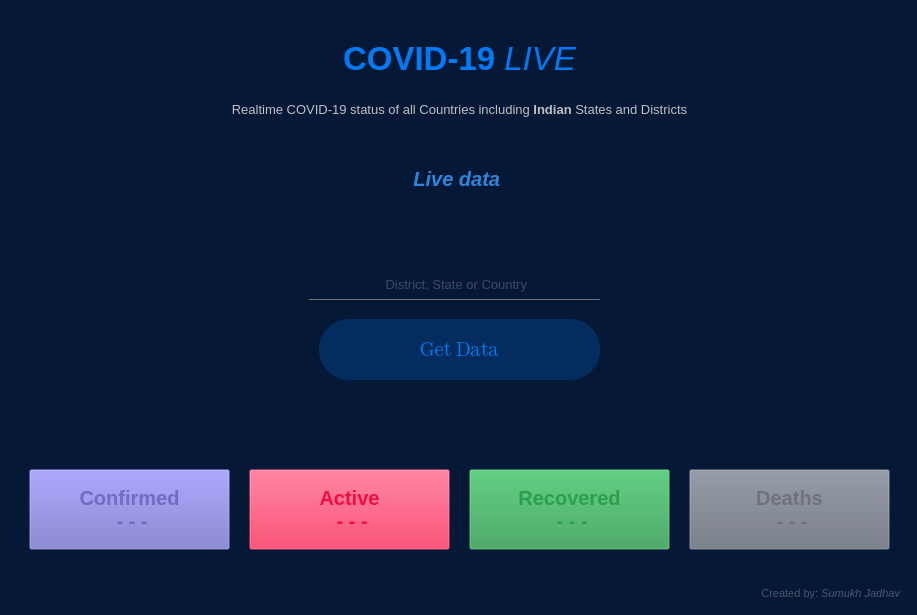
<?xml version="1.0" encoding="UTF-8"?>
<ui version="4.0">
 <class>COVID19_Updater</class>
 <widget class="QMainWindow" name="COVID19_Updater">
  <property name="geometry">
   <rect>
    <x>0</x>
    <y>0</y>
    <width>917</width>
    <height>615</height>
   </rect>
  </property>
  <property name="minimumSize">
   <size>
    <width>917</width>
    <height>615</height>
   </size>
  </property>
  <property name="maximumSize">
   <size>
    <width>917</width>
    <height>615</height>
   </size>
  </property>
  <property name="font">
   <font>
    <italic>false</italic>
   </font>
  </property>
  <property name="windowTitle">
   <string>Live COVID-19 Updater</string>
  </property>
  <property name="styleSheet">
   <string notr="true">background-color: rgb(5, 25, 55);</string>
  </property>
  <widget class="QWidget" name="centralwidget">
   <layout class="QGridLayout" name="gridLayout">
    <item row="0" column="0">
     <widget class="QFrame" name="frame">
      <property name="maximumSize">
       <size>
        <width>16777215</width>
        <height>16777215</height>
       </size>
      </property>
      <property name="styleSheet">
       <string notr="true">QFrame{
	
	
	background-color: rgb(5, 25, 55);

	border-radius: 10px
}</string>
      </property>
      <property name="frameShape">
       <enum>QFrame::StyledPanel</enum>
      </property>
      <property name="frameShadow">
       <enum>QFrame::Raised</enum>
      </property>
      <widget class="QLabel" name="Title">
       <property name="geometry">
        <rect>
         <x>-10</x>
         <y>20</y>
         <width>921</width>
         <height>61</height>
        </rect>
       </property>
       <property name="font">
        <font>
         <family>Segoe UI</family>
         <pointsize>25</pointsize>
        </font>
       </property>
       <property name="styleSheet">
        <string notr="true">color: rgb(3, 122, 245);
lable.adjustSize();</string>
       </property>
       <property name="text">
        <string>&lt;strong&gt;COVID-19&lt;/strong&gt; &lt;i&gt;LIVE&lt;/i&gt;</string>
       </property>
       <property name="alignment">
        <set>Qt::AlignCenter</set>
       </property>
      </widget>
      <widget class="QLabel" name="Description">
       <property name="geometry">
        <rect>
         <x>-10</x>
         <y>70</y>
         <width>921</width>
         <height>61</height>
        </rect>
       </property>
       <property name="font">
        <font>
         <family>Segoe UI</family>
         <pointsize>10</pointsize>
        </font>
       </property>
       <property name="styleSheet">
        <string notr="true">color: rgb(190, 191, 196);</string>
       </property>
       <property name="text">
        <string>&lt;html&gt;&lt;head/&gt;&lt;body&gt;&lt;p&gt;Realtime COVID-19 status of all Countries including &lt;span style=&quot; font-weight:600;&quot;&gt;Indian&lt;/span&gt; States and Districts&lt;/p&gt;&lt;/body&gt;&lt;/html&gt;</string>
       </property>
       <property name="textFormat">
        <enum>Qt::MarkdownText</enum>
       </property>
       <property name="alignment">
        <set>Qt::AlignCenter</set>
       </property>
       <property name="wordWrap">
        <bool>true</bool>
       </property>
      </widget>
      <widget class="QLabel" name="AuthorName">
       <property name="geometry">
        <rect>
         <x>730</x>
         <y>570</y>
         <width>161</width>
         <height>21</height>
        </rect>
       </property>
       <property name="font">
        <font>
         <family>Segoe UI</family>
         <pointsize>8</pointsize>
        </font>
       </property>
       <property name="cursor">
        <cursorShape>IBeamCursor</cursorShape>
       </property>
       <property name="styleSheet">
        <string notr="true">color: rgba(190, 191, 196,95);</string>
       </property>
       <property name="text">
        <string>&lt;html&gt;&lt;head/&gt;&lt;body&gt;&lt;p&gt;Created by: &lt;span style=&quot; font-style:italic;&quot;&gt;Sumukh Jadhav&lt;/span&gt;&lt;/p&gt;&lt;/body&gt;&lt;/html&gt;</string>
       </property>
       <property name="textFormat">
        <enum>Qt::MarkdownText</enum>
       </property>
       <property name="alignment">
        <set>Qt::AlignBottom|Qt::AlignRight|Qt::AlignTrailing</set>
       </property>
       <property name="wordWrap">
        <bool>true</bool>
       </property>
       <property name="textInteractionFlags">
        <set>Qt::LinksAccessibleByMouse|Qt::TextSelectableByMouse</set>
       </property>
      </widget>
      <widget class="QPushButton" name="UpdataData">
       <property name="geometry">
        <rect>
         <x>310</x>
         <y>310</y>
         <width>281</width>
         <height>61</height>
        </rect>
       </property>
       <property name="font">
        <font>
         <family>Segoe UI Emoji</family>
         <pointsize>15</pointsize>
         <weight>50</weight>
         <italic>false</italic>
         <bold>false</bold>
         <underline>false</underline>
         <strikeout>false</strikeout>
        </font>
       </property>
       <property name="focusPolicy">
        <enum>Qt::StrongFocus</enum>
       </property>
       <property name="layoutDirection">
        <enum>Qt::LeftToRight</enum>
       </property>
       <property name="styleSheet">
        <string notr="true">QPushButton {
	background-color: rgba(0, 122, 255,50);
	color: rgb(3, 122, 245);
	border-radius: 30px;
}

QPushButton:hover {
	background-color: rgba(0, 122, 255,45);

}
QPushButton:pressed {
	background-color: rgba(0, 122, 255,40);

}</string>
       </property>
       <property name="text">
        <string>Get Data</string>
       </property>
       <property name="checkable">
        <bool>false</bool>
       </property>
      </widget>
      <widget class="QPushButton" name="Confirmed">
       <property name="geometry">
        <rect>
         <x>20</x>
         <y>460</y>
         <width>201</width>
         <height>81</height>
        </rect>
       </property>
       <property name="font">
        <font>
         <family>Helvetica LT Std</family>
         <pointsize>15</pointsize>
         <weight>75</weight>
         <italic>false</italic>
         <bold>true</bold>
         <underline>false</underline>
         <strikeout>false</strikeout>
         <kerning>true</kerning>
        </font>
       </property>
       <property name="focusPolicy">
        <enum>Qt::StrongFocus</enum>
       </property>
       <property name="layoutDirection">
        <enum>Qt::LeftToRight</enum>
       </property>
       <property name="styleSheet">
        <string notr="true">
background-color: rgba(112,108,195,50);

color: rgb(112,108,195);


</string>
       </property>
       <property name="text">
        <string>Confirmed
 - - -</string>
       </property>
       <property name="checkable">
        <bool>false</bool>
       </property>
      </widget>
      <widget class="QPushButton" name="Active">
       <property name="geometry">
        <rect>
         <x>240</x>
         <y>460</y>
         <width>201</width>
         <height>81</height>
        </rect>
       </property>
       <property name="font">
        <font>
         <family>Helvetica LT Std</family>
         <pointsize>15</pointsize>
         <weight>75</weight>
         <italic>false</italic>
         <bold>true</bold>
         <underline>false</underline>
         <strikeout>false</strikeout>
        </font>
       </property>
       <property name="focusPolicy">
        <enum>Qt::StrongFocus</enum>
       </property>
       <property name="layoutDirection">
        <enum>Qt::LeftToRight</enum>
       </property>
       <property name="styleSheet">
        <string notr="true">
background-color: rgba(238, 14, 63,50);

color: rgb(238, 14, 63);


</string>
       </property>
       <property name="text">
        <string>Active
 - - -</string>
       </property>
       <property name="checkable">
        <bool>false</bool>
       </property>
      </widget>
      <widget class="QPushButton" name="Recovered">
       <property name="geometry">
        <rect>
         <x>460</x>
         <y>460</y>
         <width>201</width>
         <height>81</height>
        </rect>
       </property>
       <property name="font">
        <font>
         <family>Helvetica LT Std</family>
         <pointsize>15</pointsize>
         <weight>75</weight>
         <italic>false</italic>
         <bold>true</bold>
         <underline>false</underline>
         <strikeout>false</strikeout>
        </font>
       </property>
       <property name="focusPolicy">
        <enum>Qt::StrongFocus</enum>
       </property>
       <property name="layoutDirection">
        <enum>Qt::LeftToRight</enum>
       </property>
       <property name="styleSheet">
        <string notr="true">background-color: rgba(46, 155, 80,50);
color: rgb(42, 160, 79);


</string>
       </property>
       <property name="text">
        <string>Recovered
 - - -</string>
       </property>
       <property name="checkable">
        <bool>false</bool>
       </property>
      </widget>
      <widget class="QPushButton" name="Deaths">
       <property name="geometry">
        <rect>
         <x>680</x>
         <y>460</y>
         <width>201</width>
         <height>81</height>
        </rect>
       </property>
       <property name="font">
        <font>
         <family>Helvetica LT Std</family>
         <pointsize>15</pointsize>
         <weight>75</weight>
         <italic>false</italic>
         <bold>true</bold>
         <underline>false</underline>
         <strikeout>false</strikeout>
        </font>
       </property>
       <property name="focusPolicy">
        <enum>Qt::StrongFocus</enum>
       </property>
       <property name="layoutDirection">
        <enum>Qt::LeftToRight</enum>
       </property>
       <property name="styleSheet">
        <string notr="true">background-color: rgba(110, 116, 128,50);
color: rgb(110, 114, 126);

</string>
       </property>
       <property name="text">
        <string>Deaths
 - - -</string>
       </property>
       <property name="checkable">
        <bool>false</bool>
       </property>
      </widget>
      <widget class="QPushButton" name="UpdataData_2">
       <property name="geometry">
        <rect>
         <x>0</x>
         <y>410</y>
         <width>901</width>
         <height>41</height>
        </rect>
       </property>
       <property name="font">
        <font>
         <family>Gravity</family>
         <pointsize>15</pointsize>
         <weight>75</weight>
         <italic>true</italic>
         <bold>true</bold>
         <underline>false</underline>
         <strikeout>false</strikeout>
        </font>
       </property>
       <property name="focusPolicy">
        <enum>Qt::StrongFocus</enum>
       </property>
       <property name="layoutDirection">
        <enum>Qt::LeftToRight</enum>
       </property>
       <property name="styleSheet">
        <string notr="true">

color: rgb(169, 206, 244);
border-radius: 30px;

</string>
       </property>
       <property name="text">
        <string/>
       </property>
       <property name="checkable">
        <bool>false</bool>
       </property>
      </widget>
      <widget class="QLabel" name="Title_2">
       <property name="geometry">
        <rect>
         <x>-10</x>
         <y>140</y>
         <width>921</width>
         <height>61</height>
        </rect>
       </property>
       <property name="font">
        <font>
         <family>Segoe UI</family>
         <pointsize>15</pointsize>
         <underline>false</underline>
        </font>
       </property>
       <property name="styleSheet">
        <string notr="true">color: #2f85dc;
lable.adjustSize();</string>
       </property>
       <property name="text">
        <string>&lt;i&gt;&lt;strong&gt;Live data&lt;/strong&gt; &lt;/i&gt;</string>
       </property>
       <property name="alignment">
        <set>Qt::AlignCenter</set>
       </property>
      </widget>
      <widget class="QLineEdit" name="lineEdit">
       <property name="geometry">
        <rect>
         <x>300</x>
         <y>260</y>
         <width>291</width>
         <height>31</height>
        </rect>
       </property>
       <property name="font">
        <font>
         <pointsize>10</pointsize>
         <italic>false</italic>
         <underline>false</underline>
        </font>
       </property>
       <property name="styleSheet">
        <string notr="true">background:transparent;
border:none;
color: rgba(190, 191, 196,150);
border-bottom:1px solid #717072;</string>
       </property>
       <property name="inputMask">
        <string/>
       </property>
       <property name="text">
        <string/>
       </property>
       <property name="alignment">
        <set>Qt::AlignCenter</set>
       </property>
       <property name="placeholderText">
        <string> District, State or Country</string>
       </property>
      </widget>
      <widget class="QLabel" name="Title_3">
       <property name="geometry">
        <rect>
         <x>0</x>
         <y>540</y>
         <width>901</width>
         <height>61</height>
        </rect>
       </property>
       <property name="font">
        <font>
         <family>Segoe UI</family>
         <pointsize>15</pointsize>
         <weight>75</weight>
         <italic>true</italic>
         <bold>true</bold>
         <underline>false</underline>
        </font>
       </property>
       <property name="styleSheet">
        <string notr="true">color: rgb(238, 14, 63);
lable.adjustSize();</string>
       </property>
       <property name="text">
        <string>&lt;i&gt;&lt;strong&gt;&lt;/strong&gt; &lt;/i&gt;</string>
       </property>
       <property name="alignment">
        <set>Qt::AlignCenter</set>
       </property>
      </widget>
      <zorder>Title_3</zorder>
      <zorder>Title</zorder>
      <zorder>Description</zorder>
      <zorder>AuthorName</zorder>
      <zorder>UpdataData</zorder>
      <zorder>Confirmed</zorder>
      <zorder>Active</zorder>
      <zorder>Recovered</zorder>
      <zorder>Deaths</zorder>
      <zorder>UpdataData_2</zorder>
      <zorder>Title_2</zorder>
      <zorder>lineEdit</zorder>
     </widget>
    </item>
   </layout>
  </widget>
 </widget>
 <resources/>
 <connections/>
</ui>
